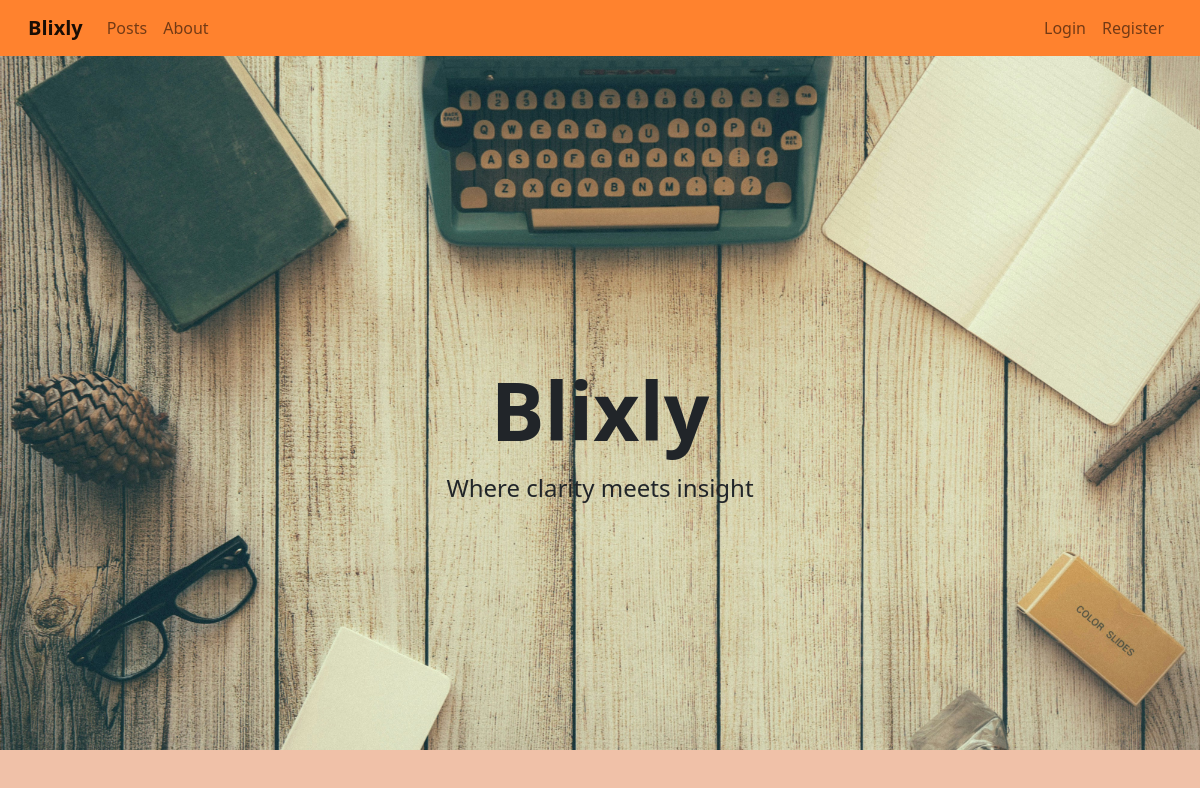
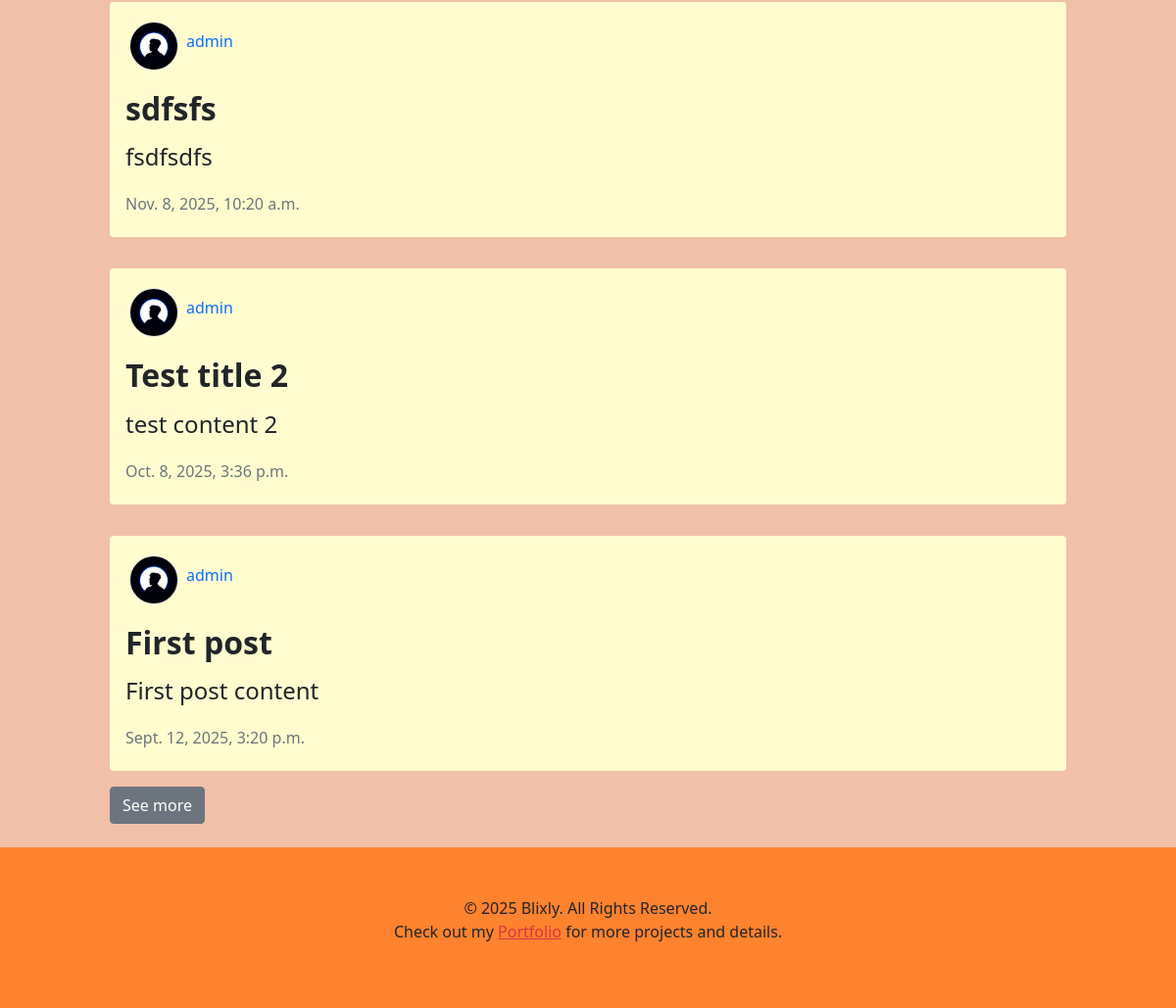
/, run on an earlier commit of the app's database (2 pictures, top to bottom).
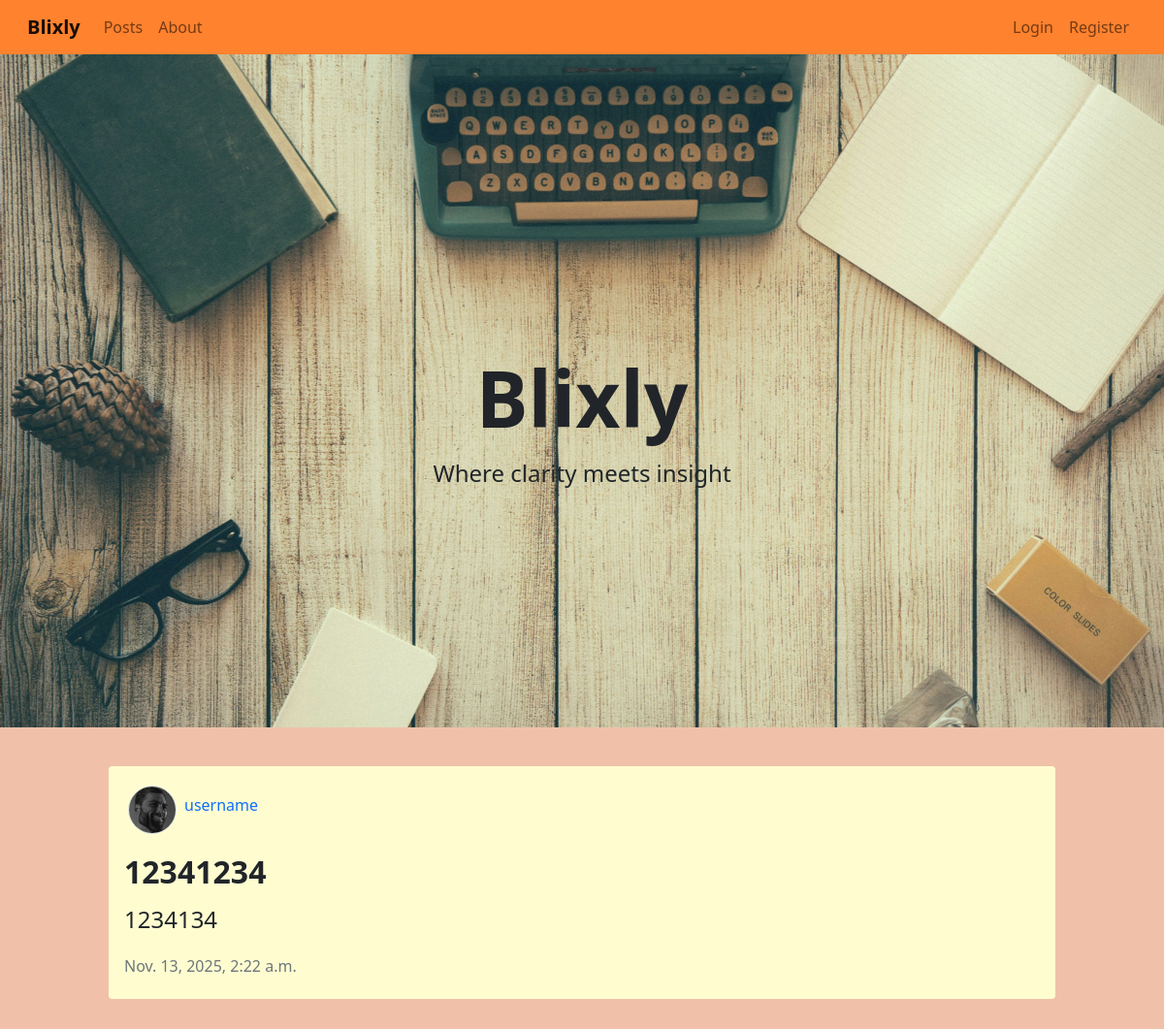
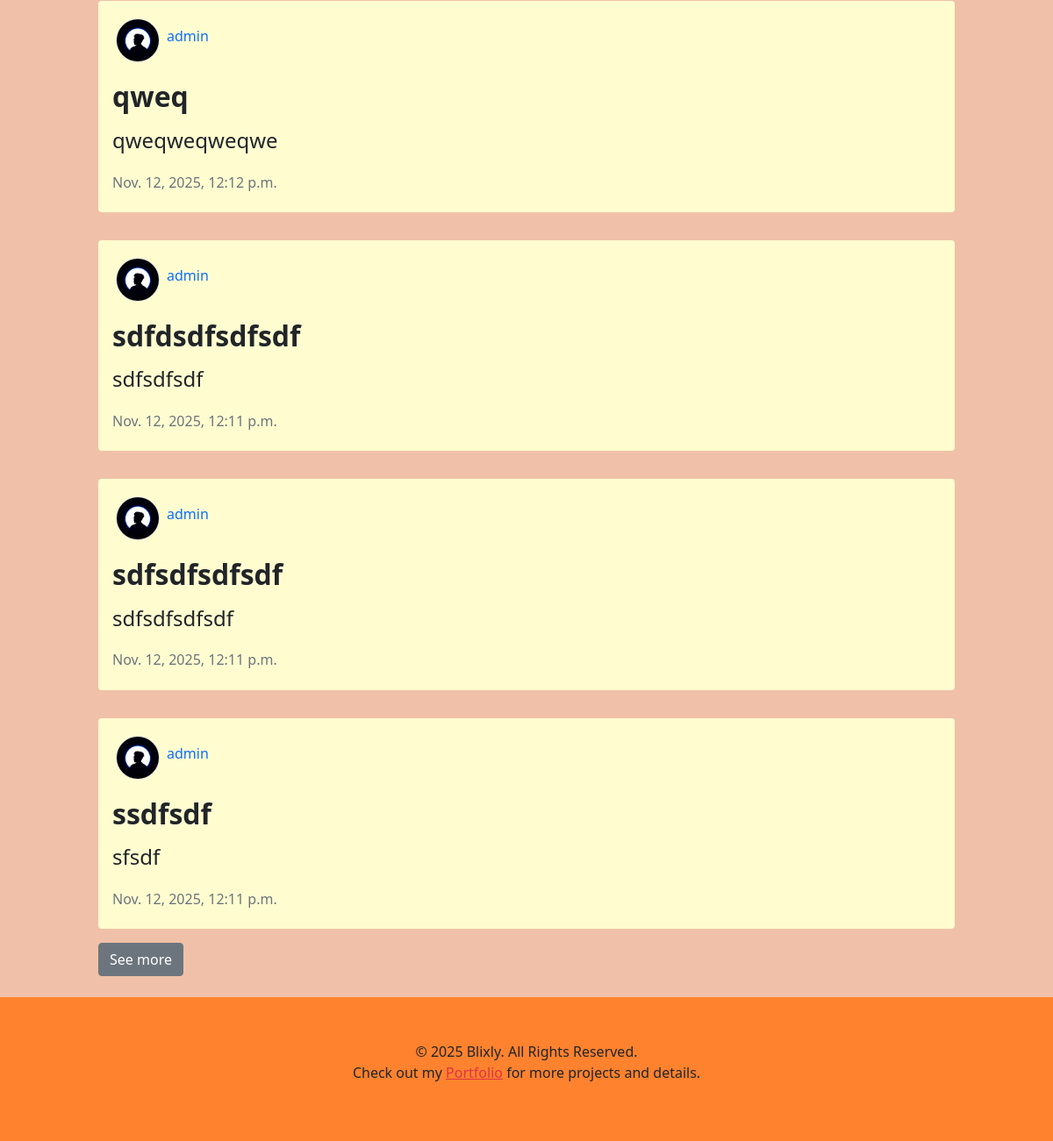
And on a later commit of the database (2 pictures, top to bottom).
### blog/models.py (models this page shows, shortened)
class Post(models.Model):
	title = models.CharField(max_length=100)
	content = models.TextField()
	author = models.ForeignKey(User, on_delete=models.CASCADE, null=True)
	date_posted = models.DateTimeField(auto_now_add=True)

### users/models.py (models this page shows, shortened)
class Profile(models.Model):
	user = models.OneToOneField(User, on_delete=models.CASCADE)
	image = models.ImageField(default='default.jpg', upload_to='profie_pics')

### blog/views.py (the view)
# urls.py: path("", views.PostListView.as_view(), name='blog-home'),
class PostListView(ListView):
	model = Post
	template_name ='blog/index.html'
	context_object_name = 'posts'
	ordering = ['-date_posted']
	paginate_by = 5

### blog/templates/blog/index.html (shortened to what this page needs)
{% extends 'blog/base.html' %}
{% load static %}
{% block content %}
	<div class="bg-container">
		<div class="text-center fw-bold" style="padding-top: 350px; font-size: 5rem;">Blixly</div>
		<div class="text-center fs-4">Where clarity meets insight</div>
	</div>
	<div class="container-fluid my-4">
		{% for post in page_obj %}
			<div class="row">
				<div class="col"></div>
				<div class="col-10">
					<div class="my-3 p-3 rounded" style="background-color: #fffdd0; word-wrap: break-word; overflow-wrap: break-word;">
						<div class="d-flex flex-row mb-3">
							<div class="p-1">
								<img src="{{ post.author.profile.image.url }}" alt="image" class="border rounded-circle" style="width: 50px; height: 50px;">
							</div>
							<div class="p-1 mt-2">
								<a href="#" class="h6 text-decoration-none">{{ post.author }}</a>
							</div>
						</div>
						<a href="{% url 'post-detail' post.pk %}" class="text-decoration-none link-dark">
							<h2 class="fw-bold mb-3">{{ post.title }}</h2>
						</a>
						<h4>{{ post.content }}</h4>
						<div class="mt-4 text-muted h6">{{ post.date_posted }}</div>
					</div>
				</div>
				<div class="col"></div>
			</div>
		{% endfor %}
			<div class="row">
				<div class="col"></div>
				<div class="col-10">
					<a href="{% url 'posts' %}" class="btn btn-secondary">See more</a>
				</div>
				<div class="col"></div>
			</div>
	</div>
{% endblock content %}

What changed in the data, as far as the page shows it:
no longer on this page (row unchanged): Post: author.profile.image (picture), author "admin", title "sdfsfs", content "fsdfsdfs", date_posted "Nov. 8, 2025, 10:20 a.m."
no longer on this page (row unchanged): Post: author.profile.image (picture), author "admin", title "Test title 2", content "test content 2", date_posted "Oct. 8, 2025, 3:36 p.m."
no longer on this page (row unchanged): Post: author.profile.image (picture), author "admin", title "First post", content "First post content", date_posted "Sept. 12, 2025, 3:20 p.m."
added Post: author.profile.image (picture), author "username", title "12341234", content "1234134", date_posted "Nov. 13, 2025, 2:22 a.m."
added Post: author.profile.image (picture), author "admin", title "qweq", content "qweqweqweqwe", date_posted "Nov. 12, 2025, 12:12 p.m."
added Post: author.profile.image (picture), author "admin", title "sdfdsdfsdfsdf", content "sdfsdfsdf", date_posted "Nov. 12, 2025, 12:11 p.m."
added Post: author.profile.image (picture), author "admin", title "sdfsdfsdfsdf", content "sdfsdfsdfsdf", date_posted "Nov. 12, 2025, 12:11 p.m."
added Post: author.profile.image (picture), author "admin", title "ssdfsdf", content "sfsdf", date_posted "Nov. 12, 2025, 12:11 p.m."
